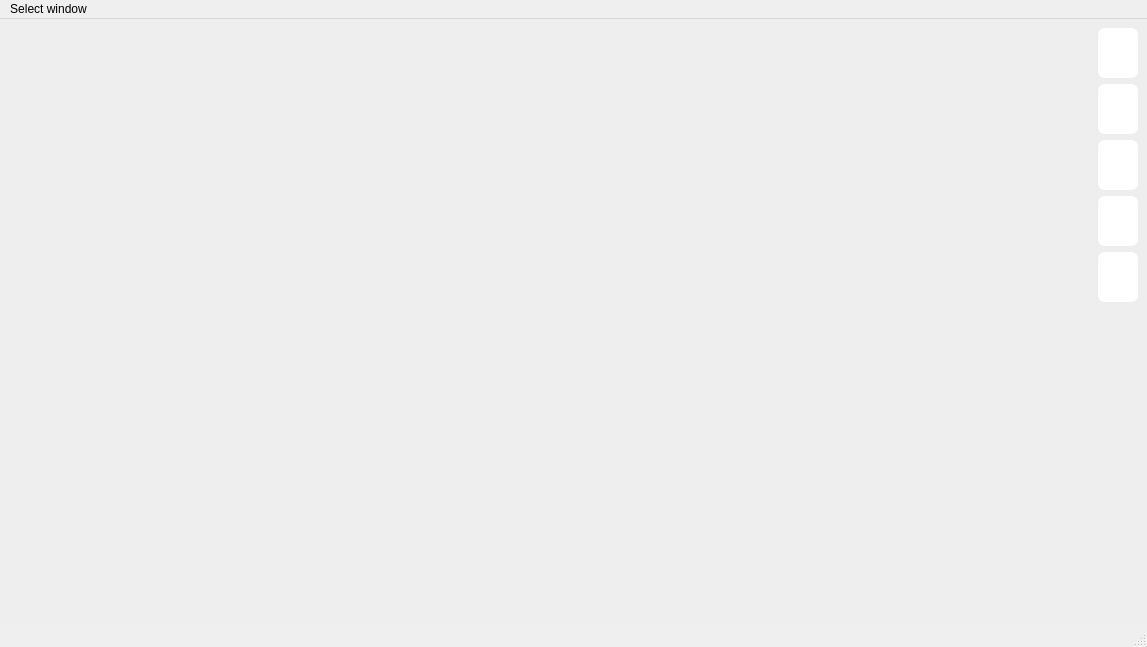
<?xml version="1.0" encoding="UTF-8"?>
<ui version="4.0">
 <class>MainWindow</class>
 <widget class="QMainWindow" name="MainWindow">
  <property name="geometry">
   <rect>
    <x>0</x>
    <y>0</y>
    <width>1147</width>
    <height>647</height>
   </rect>
  </property>
  <property name="windowTitle">
   <string>Album photo</string>
  </property>
  <property name="styleSheet">
   <string notr="true">#centralwidget {
	background: #eee;
}

QFrame {
	border: none;
}

QPushButton {
	background: #fff;
	height: 100%;
	border-radius: 7px;
	border: 2px solid white;
	color : black;
	font: 400 13pt &quot;Segoe UI&quot;;
}

QPushButton:hover {
	background: rgba(255, 255, 255, 0.3);
}

QPushButton:focus {
	outline: none; 
	border: 2px solid #5BFF6D;
}


QLineEdit {
    background-color: #FFF;
    border: 2px solid #B0BEC5;
    border-radius: 5px;
    padding: 5px; 
    selection-background-color: #AED6F1;
}

QLineEdit:focus {
    border: 2px solid #ccc; 
}

QLineEdit::placeholder {
    color: #B0BEC5; 
}

QLineEdit::hover {
    border: 2px solid #B0BEC5;
}</string>
  </property>
  <widget class="QWidget" name="centralwidget">
   <layout class="QHBoxLayout" name="horizontalLayout" stretch="90,1">
    <property name="spacing">
     <number>0</number>
    </property>
    <property name="leftMargin">
     <number>0</number>
    </property>
    <property name="topMargin">
     <number>0</number>
    </property>
    <property name="rightMargin">
     <number>0</number>
    </property>
    <property name="bottomMargin">
     <number>0</number>
    </property>
    <item>
     <widget class="QStackedWidget" name="stackedWidget"/>
    </item>
    <item alignment="Qt::AlignTop">
     <widget class="QFrame" name="frame">
      <property name="sizePolicy">
       <sizepolicy hsizetype="Preferred" vsizetype="Minimum">
        <horstretch>0</horstretch>
        <verstretch>0</verstretch>
       </sizepolicy>
      </property>
      <property name="styleSheet">
       <string notr="true">QFrame {
	background: #eee;
}

#albums {
	icon: url(:icon/albums.png);
	text-align: center;
}

#files {
	icon: url(:icon/files.png);
	text-align: center;
	padding-left: 2px;
}

#newAlbum {
	icon: url(:icon/newAlbum.png);
	text-align: center;
	padding-left: 1px;
}

#quit {
	icon: url(:icon/quit.png);
	text-align: center;
	padding-left: 4px;
}

#albumPhoto {
	icon: url(:icon/albumPhoto.png);
	text-align: center;
	padding-left: 1px;
}

#albums:hover {
	background: rgba(255, 255, 255, 0.3);
}

QPushButton:hover {
	background: rgba(255, 255, 255, 0.3);
}</string>
      </property>
      <property name="frameShape">
       <enum>QFrame::StyledPanel</enum>
      </property>
      <property name="frameShadow">
       <enum>QFrame::Raised</enum>
      </property>
      <layout class="QVBoxLayout" name="verticalLayout">
       <property name="sizeConstraint">
        <enum>QLayout::SetMinimumSize</enum>
       </property>
       <item>
        <widget class="QPushButton" name="albums">
         <property name="sizePolicy">
          <sizepolicy hsizetype="Minimum" vsizetype="Minimum">
           <horstretch>0</horstretch>
           <verstretch>0</verstretch>
          </sizepolicy>
         </property>
         <property name="minimumSize">
          <size>
           <width>0</width>
           <height>0</height>
          </size>
         </property>
         <property name="maximumSize">
          <size>
           <width>50</width>
           <height>50</height>
          </size>
         </property>
         <property name="cursor">
          <cursorShape>PointingHandCursor</cursorShape>
         </property>
         <property name="text">
          <string/>
         </property>
         <property name="iconSize">
          <size>
           <width>38</width>
           <height>38</height>
          </size>
         </property>
        </widget>
       </item>
       <item>
        <widget class="QPushButton" name="files">
         <property name="sizePolicy">
          <sizepolicy hsizetype="Minimum" vsizetype="Minimum">
           <horstretch>0</horstretch>
           <verstretch>0</verstretch>
          </sizepolicy>
         </property>
         <property name="minimumSize">
          <size>
           <width>0</width>
           <height>0</height>
          </size>
         </property>
         <property name="maximumSize">
          <size>
           <width>50</width>
           <height>50</height>
          </size>
         </property>
         <property name="cursor">
          <cursorShape>PointingHandCursor</cursorShape>
         </property>
         <property name="text">
          <string/>
         </property>
         <property name="iconSize">
          <size>
           <width>40</width>
           <height>40</height>
          </size>
         </property>
        </widget>
       </item>
       <item>
        <widget class="QPushButton" name="newAlbum">
         <property name="sizePolicy">
          <sizepolicy hsizetype="Minimum" vsizetype="Minimum">
           <horstretch>0</horstretch>
           <verstretch>0</verstretch>
          </sizepolicy>
         </property>
         <property name="minimumSize">
          <size>
           <width>0</width>
           <height>0</height>
          </size>
         </property>
         <property name="maximumSize">
          <size>
           <width>50</width>
           <height>50</height>
          </size>
         </property>
         <property name="cursor">
          <cursorShape>PointingHandCursor</cursorShape>
         </property>
         <property name="text">
          <string/>
         </property>
         <property name="iconSize">
          <size>
           <width>45</width>
           <height>45</height>
          </size>
         </property>
        </widget>
       </item>
       <item>
        <widget class="QPushButton" name="albumPhoto">
         <property name="sizePolicy">
          <sizepolicy hsizetype="Minimum" vsizetype="Minimum">
           <horstretch>0</horstretch>
           <verstretch>0</verstretch>
          </sizepolicy>
         </property>
         <property name="minimumSize">
          <size>
           <width>0</width>
           <height>0</height>
          </size>
         </property>
         <property name="maximumSize">
          <size>
           <width>50</width>
           <height>50</height>
          </size>
         </property>
         <property name="cursor">
          <cursorShape>PointingHandCursor</cursorShape>
         </property>
         <property name="text">
          <string/>
         </property>
         <property name="iconSize">
          <size>
           <width>40</width>
           <height>40</height>
          </size>
         </property>
        </widget>
       </item>
       <item>
        <widget class="QPushButton" name="quit">
         <property name="sizePolicy">
          <sizepolicy hsizetype="Minimum" vsizetype="Minimum">
           <horstretch>0</horstretch>
           <verstretch>0</verstretch>
          </sizepolicy>
         </property>
         <property name="minimumSize">
          <size>
           <width>0</width>
           <height>0</height>
          </size>
         </property>
         <property name="maximumSize">
          <size>
           <width>50</width>
           <height>50</height>
          </size>
         </property>
         <property name="cursor">
          <cursorShape>PointingHandCursor</cursorShape>
         </property>
         <property name="text">
          <string/>
         </property>
         <property name="iconSize">
          <size>
           <width>40</width>
           <height>40</height>
          </size>
         </property>
        </widget>
       </item>
      </layout>
     </widget>
    </item>
   </layout>
  </widget>
  <widget class="QMenuBar" name="menubar">
   <property name="geometry">
    <rect>
     <x>0</x>
     <y>0</y>
     <width>1147</width>
     <height>21</height>
    </rect>
   </property>
   <widget class="QMenu" name="menuAlbum">
    <property name="title">
     <string>Select window</string>
    </property>
    <addaction name="actionAlbum"/>
    <addaction name="actionPhotos"/>
    <addaction name="actionFiles"/>
    <addaction name="actionPhoto_editor"/>
   </widget>
   <addaction name="menuAlbum"/>
  </widget>
  <widget class="QStatusBar" name="statusbar"/>
  <action name="actionAlbum">
   <property name="text">
    <string>Album</string>
   </property>
  </action>
  <action name="actionPhotos">
   <property name="text">
    <string>Photos</string>
   </property>
  </action>
  <action name="actionFiles">
   <property name="text">
    <string>Files</string>
   </property>
  </action>
  <action name="actionPhoto_editor">
   <property name="text">
    <string>Photo editor</string>
   </property>
  </action>
  <action name="actionDatabase">
   <property name="text">
    <string>Database</string>
   </property>
  </action>
  <action name="actionCreer_Album">
   <property name="text">
    <string>Creer Un Album</string>
   </property>
   <property name="toolTip">
    <string>Creer Album</string>
   </property>
  </action>
 </widget>
 <tabstops>
  <tabstop>albums</tabstop>
  <tabstop>files</tabstop>
  <tabstop>newAlbum</tabstop>
  <tabstop>albumPhoto</tabstop>
  <tabstop>quit</tabstop>
 </tabstops>
 <resources/>
 <connections/>
</ui>
